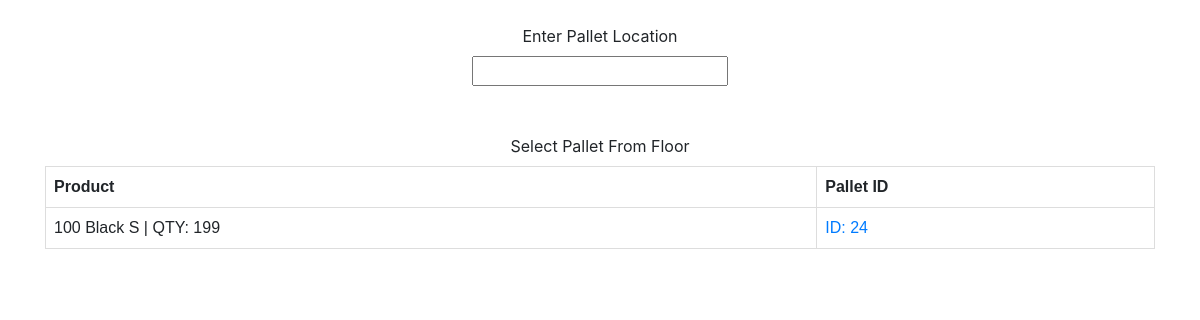
Page /search/pallet on the earlier database version.
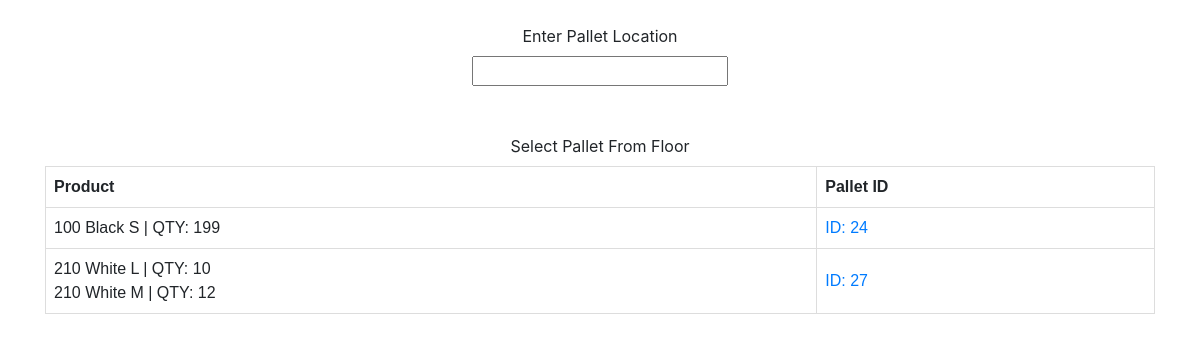
Same page on the later database version.
### main/models.py (models this page shows, shortened)
class Products_On_Pallets(models.Model):
    product = models.ForeignKey(Product, on_delete=models.CASCADE)
    pallet = models.ForeignKey(Pallets, on_delete=models.CASCADE)
    qty = models.IntegerField(default=0)

class Product(models.Model):
    GTIN_number = models.CharField(max_length=50, primary_key=True)
    style = models.ForeignKey(Style, on_delete=models.CASCADE)
    color = models.ForeignKey(Color, on_delete=models.CASCADE)
    size = models.ForeignKey(Size, on_delete=models.CASCADE)
    carton_qty = models.ForeignKey(Carton_QTY,on_delete=models.CASCADE)
    def __str__(self):
        return str(self.style) + " " + str(self.color) + " " + str(self.size)

class Style(models.Model):
    style_id = models.IntegerField(primary_key=True)
    style_name = models.CharField(max_length=50)
    def __str__(self):
        return str(self.style_id)

class Color(models.Model):
    color_id = models.IntegerField(primary_key=True)
    color_name = models.CharField(max_length=50)
    def __str__(self):
        return self.color_name

class Size(models.Model):
    size_id = models.IntegerField(primary_key=True)
    size_name = models.CharField(max_length=4)
    def __str__(self):
        return self.size_name

class Pallets(models.Model):
    products = models.ManyToManyField(Product, through="Products_On_Pallets")
    location = models.CharField(max_length=50, default="Floor")

### main/views.py (the view)
# urls.py: path('search/pallet', views.search_pallet, name="searchpallet"),
def search_pallet(request):
    context = {}
    context["floor_pallets"] = Pallets.objects.filter(location="Floor")
    floor_pallets_product = []
    for pallet in context["floor_pallets"]:
        product_list = Products_On_Pallets.objects.filter(pallet=pallet)
        floor_pallets_product.append((pallet,list(product_list)))
    context["floor_pallets_product"] = floor_pallets_product
    return render(request, 'main/search/pallet/page1.html', context)

### main/templates/main/search/pallet/page1.html (shortened to what this page needs)
<!DOCTYPE html>
<html lang="en">
<head>
    <link rel="stylesheet" href="https://stackpath.bootstrapcdn.com/bootstrap/4.3.1/css/bootstrap.min.css">
</head>
<body>
<div class="container">
    <div class="row">
        <div class="col text-center">
           <form action="{% url 'searchpallet-barcode' %}", method = POST >
                <br>
              <label>Enter Pallet Location</label><br>
              <input type="text" id="value" name="value"><br><br>
            </form>
                <br>
              <label>Select Pallet From Floor</label><br>
                <table class="col text-center">
                    <tr>
                        <th>Product</th>
                        <th>Pallet ID</th>
                    </tr>
                    {% for pallet,prod in floor_pallets_product %}
                    <tr>
                        <td>
                            {% for p in prod %}
                            {{ p.product }}  |  QTY: {{ p.qty }}<br>
                            {% endfor %}
                        </td>
                        <td><a href="{% url 'searchpallet-detail' pallet.pk %}">ID: {{ pallet.pk }}</a></td>
                    </tr>
                    {% endfor %}
                </table>
        </div>
    </div>
</div>
</body>
</html>

Differences in the rows shown:
added Pallets: pk "27"
added Products_On_Pallets: product "210 White L", qty "10", shown under "27"
added Products_On_Pallets: product "210 White M", qty "12", shown under "27"
